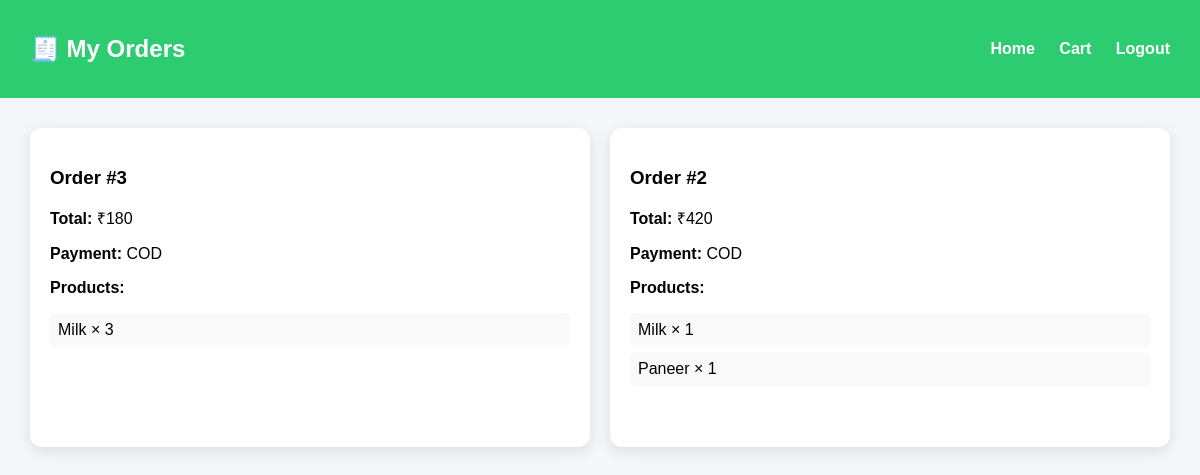
/my_orders.php (signed in), run on the app's committed database.
### tables this page shows
CREATE TABLE `orders` (
  `id` int(11) NOT NULL,
  `user_id` int(11) DEFAULT NULL,
  `total` int(11) DEFAULT NULL,
  `payment_method` varchar(50) DEFAULT NULL,
  `status` varchar(50) DEFAULT NULL,
  `created_at` timestamp NOT NULL DEFAULT current_timestamp(),
  `quantity` int(11) DEFAULT NULL
);

CREATE TABLE `order_items` (
  `id` int(11) NOT NULL,
  `order_id` int(11) DEFAULT NULL,
  `product_id` int(11) DEFAULT NULL,
  `quantity` int(11) DEFAULT NULL,
  `price` int(11) DEFAULT NULL
);

CREATE TABLE `products` (
  `id` int(11) NOT NULL,
  `farmer_id` int(11) DEFAULT NULL,
  `name` varchar(150) DEFAULT NULL,
  `description` text DEFAULT NULL,
  `price` decimal(10,2) DEFAULT NULL,
  `image` varchar(255) DEFAULT NULL,
  `category_id` int(11) DEFAULT NULL,
  `category` varchar(50) DEFAULT NULL,
  `stock` int(11) NOT NULL DEFAULT 0,
  `unit` varchar(50) DEFAULT NULL
);

### my_orders.php (the view, shortened to what this page needs)
<?php
include("db.php");
$user=$_SESSION['user_id'];
?>
<!DOCTYPE html>
<html>
<head>
</head>
<body>
<header>
<h2>🧾 My Orders</h2>
<div class="nav-links">
<a href="index.php">Home</a>
<a href="cart.php">Cart</a>
<a href="logout.php">Logout</a>
</div>
</header>
<div class="orders">
<?php
$orders=mysqli_query($conn,"SELECT * FROM orders WHERE user_id='$user' ORDER BY id DESC");
while($order=mysqli_fetch_assoc($orders)){
$statusClass=strtolower($order['status']);
?>
<div class="order-card">
<h3>Order #<?php echo $order['id']; ?></h3>
<p><b>Total:</b> ₹<?php echo $order['total']; ?></p>
<p><b>Payment:</b> <?php echo $order['payment_method']; ?></p>
<p><b>Products:</b></p>
<?php
$oid=$order['id'];
$items=mysqli_query($conn,"
SELECT p.name, oi.quantity
FROM order_items oi
JOIN products p ON oi.product_id=p.id
WHERE oi.order_id='$oid'
");
while($item=mysqli_fetch_assoc($items)){
?>
<div class="product">
<?php echo $item['name']; ?> × <?php echo $item['quantity']; ?>
</div>
<?php } ?>
<br>
<span class="status <?php echo $statusClass; ?>">
</span>
</div>
<?php } ?>
</div>
</body>
</html>

### my_orders.php (style rules this page uses)
body { font-family:Arial; margin:0; background:#f4f6f9; }
header { background:#2ecc71; color:white; padding:15px 30px; display:flex; justify-content:space-between; align-items:center; }
.nav-links a { color:white; text-decoration:none; margin-left:20px; font-weight:bold; }
.orders { padding:30px; display:grid; grid-template-columns:repeat(auto-fit,minmax(280px,1fr)); gap:20px; }
.order-card { background:white; padding:20px; border-radius:12px; box-shadow:0 4px 15px rgba(0,0,0,0.1); }
.product { background:#f9f9f9; padding:8px; margin:5px 0; border-radius:6px; }
.status { padding:6px 12px; border-radius:20px; color:white; font-size:12px; }

### data on the page
orders: id "3", total "180", payment_method "COD"
order_items: product.name "Milk", quantity "3"
orders: id "2", total "420", payment_method "COD"
order_items: product.name "Milk", quantity "1"
order_items: product.name "Paneer", quantity "1"
